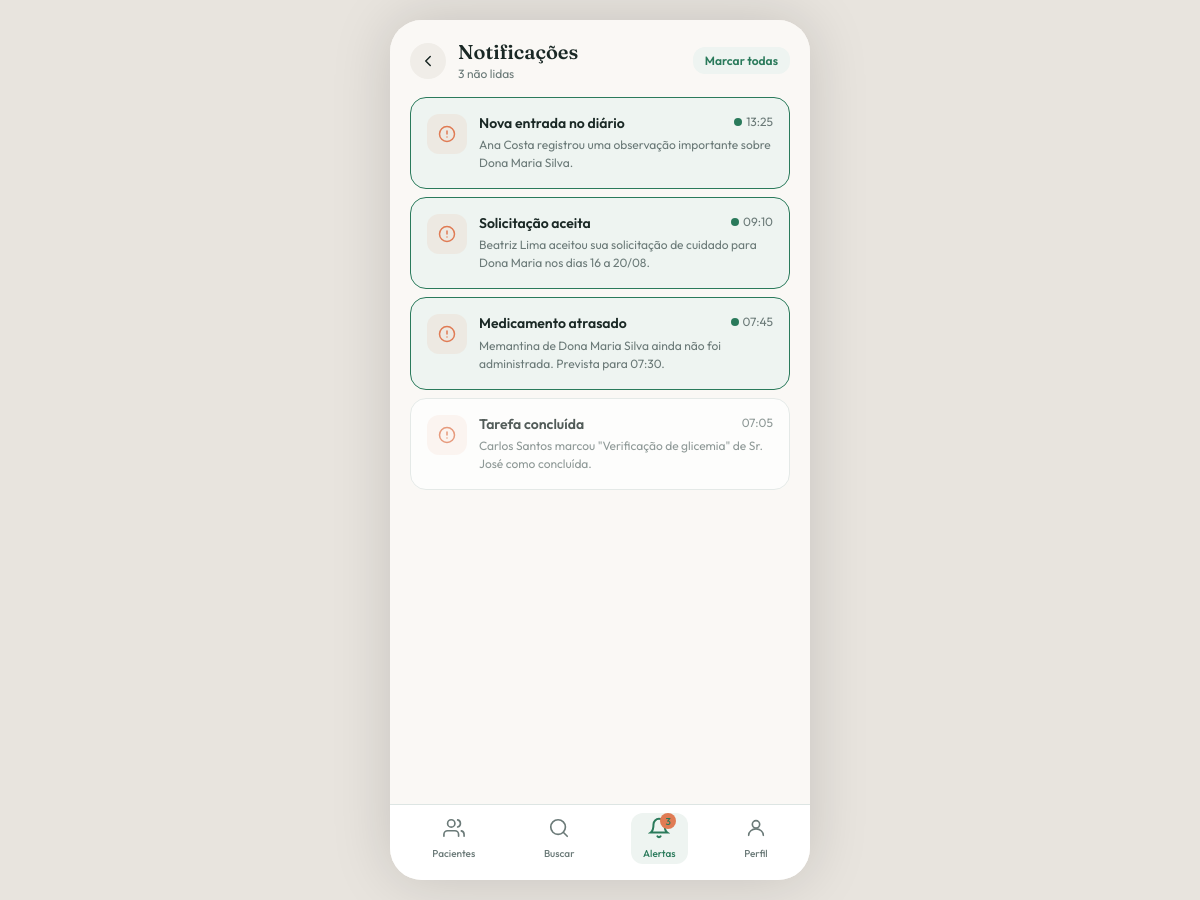
/notifications.php (signed in), run on the app's committed database.
### tables this page shows
CREATE TABLE notificacao (
    id SERIAL PRIMARY KEY,
    usuario_id BIGINT UNSIGNED NOT NULL,
    titulo VARCHAR(100) NOT NULL,
    mensagem TEXT NOT NULL,
    lida BOOLEAN DEFAULT FALSE,
    criado_em TIMESTAMP DEFAULT CURRENT_TIMESTAMP,
    CONSTRAINT fk_notificacao_usuario FOREIGN KEY (usuario_id) REFERENCES usuario(id) ON DELETE CASCADE
);

### config/database.php (called while the page is built, shortened)
<?php
function getDB(): PDO
{
    static $pdo = null;
    if ($pdo !== null) {
        return $pdo;
    }
    $dbHost = getenv('DB_HOST') ?: '127.0.0.1';
    $dbName = getenv('DB_NAME') ?: 'bd_cuida_idoso';
    $dbUser = getenv('DB_USER') ?: 'root';
    $dbPass = getenv('DB_PASS') ?: '';
    $charset = 'utf8mb4';
    try {
        $dsn = "mysql:host={$dbHost};dbname={$dbName};charset={$charset}";
        $pdo = new PDO($dsn, $dbUser, $dbPass, [
            PDO::ATTR_ERRMODE => PDO::ERRMODE_EXCEPTION,
            PDO::ATTR_DEFAULT_FETCH_MODE => PDO::FETCH_ASSOC,
            PDO::ATTR_EMULATE_PREPARES => false,
        ]);
    } catch (PDOException $e) {
        try {
            $dsnNoDb = "mysql:host={$dbHost};charset={$charset}";
            $tmp = new PDO($dsnNoDb, $dbUser, $dbPass, [PDO::ATTR_ERRMODE => PDO::ERRMODE_EXCEPTION]);
            $tmp->exec("CREATE DATABASE IF NOT EXISTS `{$dbName}` CHARACTER SET {$charset} COLLATE {$charset}_unicode_ci");
            $pdo = new PDO("mysql:host={$dbHost};dbname={$dbName};charset={$charset}", $dbUser, $dbPass, [
                PDO::ATTR_ERRMODE => PDO::ERRMODE_EXCEPTION,
                PDO::ATTR_DEFAULT_FETCH_MODE => PDO::FETCH_ASSOC,
                PDO::ATTR_EMULATE_PREPARES => false,
            ]);
        } catch (PDOException $e2) {
            throw $e2;
        }
    }
    $check = $pdo->query("SHOW TABLES LIKE 'usuario'")->fetch();
    return $pdo;
}

### includes/functions.php (called while the page is built, shortened)
<?php
require_once __DIR__ . '/../config/database.php';
function formatarHora(string $dataHora): string
{
    $ts = strtotime($dataHora);
    return $ts ? date('H:i', $ts) : $dataHora;
}
function e(?string $str): string
{
    return htmlspecialchars($str ?? '', ENT_QUOTES, 'UTF-8');
}

### notifications.php (the view, shortened to what this page needs)
<?php
require_once __DIR__ . '/includes/functions.php';
$stmt = getDB()->prepare('SELECT * FROM notificacao WHERE usuario_id = ? ORDER BY criado_em DESC');
$stmt->execute([$_SESSION['user_id']]);
$notifs = $stmt->fetchAll();
$unread = count(array_filter($notifs, fn($n) => !$n['lida']));
$tipoColor = ['medicamento' => '#c0392b', 'tarefa' => '#2A7A5B', 'chamado' => '#5B7ABA', 'sistema' => '#E07B54'];
function tipoIconSvg(string $tipo, string $color): string
{
    switch ($tipo) {
        default:
            return '<svg width="18" height="18" fill="none" viewBox="0 0 24 24"><circle cx="12" cy="12" r="10" stroke="' . $color . '" stroke-width="2"/><path d="M12 8v4M12 16h.01" stroke="' . $color . '" stroke-width="2" stroke-linecap="round"/></svg>';
    }
}
$headerRightHtml = $unread > 0
    ? '<form method="post" action="actions/mark_all_notifications.php"><button type="submit" class="btn-sm" style="font-size:12px;font-weight:600;padding:6px 12px;border-radius:12px;background-color:var(--secondary);color:var(--primary);">Marcar todas</button></form>'
    : '';
require __DIR__ . '/includes/layout_top.php';
require __DIR__ . '/includes/header_component.php';
?>
<div class="app-body" style="padding:0 20px 24px;">
  <?php if (empty($notifs)): ?>
    <div class="flex flex-col items-center" style="padding:80px 0;">
      <div style="width:64px;height:64px;border-radius:999px;background-color:var(--muted);display:flex;align-items:center;justify-content:center;margin-bottom:16px;">
        <svg width="28" height="28" fill="none" viewBox="0 0 24 24"><path d="M18 8A6 6 0 0 0 6 8c0 7-3 9-3 9h18s-3-2-3-9" stroke="var(--muted-foreground)" stroke-width="2" stroke-linecap="round"/><path d="M13.73 21a2 2 0 0 1-3.46 0" stroke="var(--muted-foreground)" stroke-width="2" stroke-linecap="round"/></svg>
      </div>
      <p class="text-sm text-muted">Nenhuma notificação</p>
    </div>
  <?php else: ?>
    <div class="flex flex-col gap-2">
      <?php foreach ($notifs as $notif):
        $tipoVal = $notif['tipo'] ?? 'sistema';
        $cor = $tipoColor[$tipoVal] ?? $tipoColor['sistema'];
      ?>
        <form method="post" action="actions/mark_notification.php">
          <button type="submit" class="card" style="width:100%;text-align:left;background-color:<?= $notif['lida'] ? 'var(--card)' : 'var(--secondary)' ?>;border-color:<?= $notif['lida'] ? 'var(--border)' : 'var(--primary)' ?>;opacity:<?= $notif['lida'] ? '0.75' : '1' ?>;">
            <div class="flex items-start gap-3">
              <div class="shrink-0" style="width:40px;height:40px;border-radius:12px;background-color:<?= $cor ?>18;color:<?= $cor ?>;display:flex;align-items:center;justify-content:center;">
                <?= tipoIconSvg($tipoVal, $cor) ?>
              </div>
              <div class="flex-1">
                <div class="flex items-start justify-between gap-2">
                  <p class="text-sm font-semibold" style="line-height:1.3;"><?= e($notif['titulo']) ?></p>
                  <div class="flex items-center gap-1 shrink-0">
                    <?php if (!$notif['lida']): ?><div style="width:8px;height:8px;border-radius:999px;background-color:var(--primary);"></div><?php endif; ?>
                    <span class="text-xs text-muted"><?= formatarHora($notif['criado_em']) ?></span>
                  </div>
                </div>
                <p class="text-xs text-muted" style="margin-top:4px;line-height:1.5;"><?= e($notif['mensagem']) ?></p>
              </div>
            </div>
          </button>
        </form>
      <?php endforeach; ?>
    </div>
  <?php endif; ?>
</div>
<?php $activeTab = 'notifications'; require __DIR__ . '/includes/bottomnav_component.php'; ?>
<?php require __DIR__ . '/includes/layout_bottom.php'; ?>

### assets/css/style.css (style rules this page uses)
:root { --background: #FAF8F5; --foreground: #1A2825; --card: #FFFFFF; --card-foreground: #1A2825; --primary: #2A7A5B; --primary-foreground: #FFFFFF; --secondary: #EEF4F1; --secondary-foreground: #2A7A5B; --muted: #F0EDE8; --muted-foreground: #6B7A78; --accent: #E07B54; --accent-foreground: #FFFFFF; --border: #DDE5E3; --ring: #2A7A5B; --radius: 14px; --danger: #c0392b; --danger-bg: #c0392b18; --blue: #5B7ABA; --purple: #8B5BAA; }
* { box-sizing: border-box; }
html, body { height: 100%; margin: 0; padding: 0; }
body { font-family: 'Outfit', sans-serif; background-color: #E8E4DE; color: var(--foreground); -webkit-font-smoothing: antialiased; }
p { margin: 0; }
button { font-family: inherit; cursor: pointer; border: none; background: none; color: inherit; }
.app-body { flex: 1; min-height: 0; display: flex; flex-direction: column; overflow-y: auto; scrollbar-width: none; }
.flex { display: flex; }
.flex-col { flex-direction: column; }
.items-center { align-items: center; }
.items-start { align-items: flex-start; }
.justify-between { justify-content: space-between; }
.gap-1 { gap: 4px; }
.gap-2 { gap: 8px; }
.gap-3 { gap: 12px; }
.flex-1 { flex: 1; min-width: 0; }
.shrink-0 { flex-shrink: 0; }
.card { background-color: var(--card); border: 1px solid var(--border); border-radius: 16px; padding: 16px; }
.btn-sm { padding: 10px 14px; border-radius: 12px; font-size: 13px; }
.text-xs { font-size: 12px; }
.text-sm { font-size: 14px; }
.text-muted { color: var(--muted-foreground); }
.font-semibold { font-weight: 600; }

### data on the page
notificacao: titulo "Nova entrada no diário", lida 0 (drawn), criado_em "13:25", mensagem "Ana Costa registrou uma observação importante sobre Dona Maria Silva."
notificacao: titulo "Solicitação aceita", lida 0 (drawn), criado_em "09:10", mensagem "Beatriz Lima aceitou sua solicitação de cuidado para Dona Maria nos dias 16 a 20/08."
notificacao: titulo "Medicamento atrasado", lida 0 (drawn), criado_em "07:45", mensagem "Memantina de Dona Maria Silva ainda não foi administrada. Prevista para 07:30."
notificacao: titulo "Tarefa concluída", criado_em "07:05", mensagem "Carlos Santos marcou \"Verificação de glicemia\" de Sr. José como concluída."

### other printed values
$headerTitle "Notificações"
$headerSubtitle "3 não lidas"
$tab['label'] "Pacientes"
$tab['label'] "Buscar"
$unread "3"
$tab['label'] "Alertas"
$tab['label'] "Perfil"
